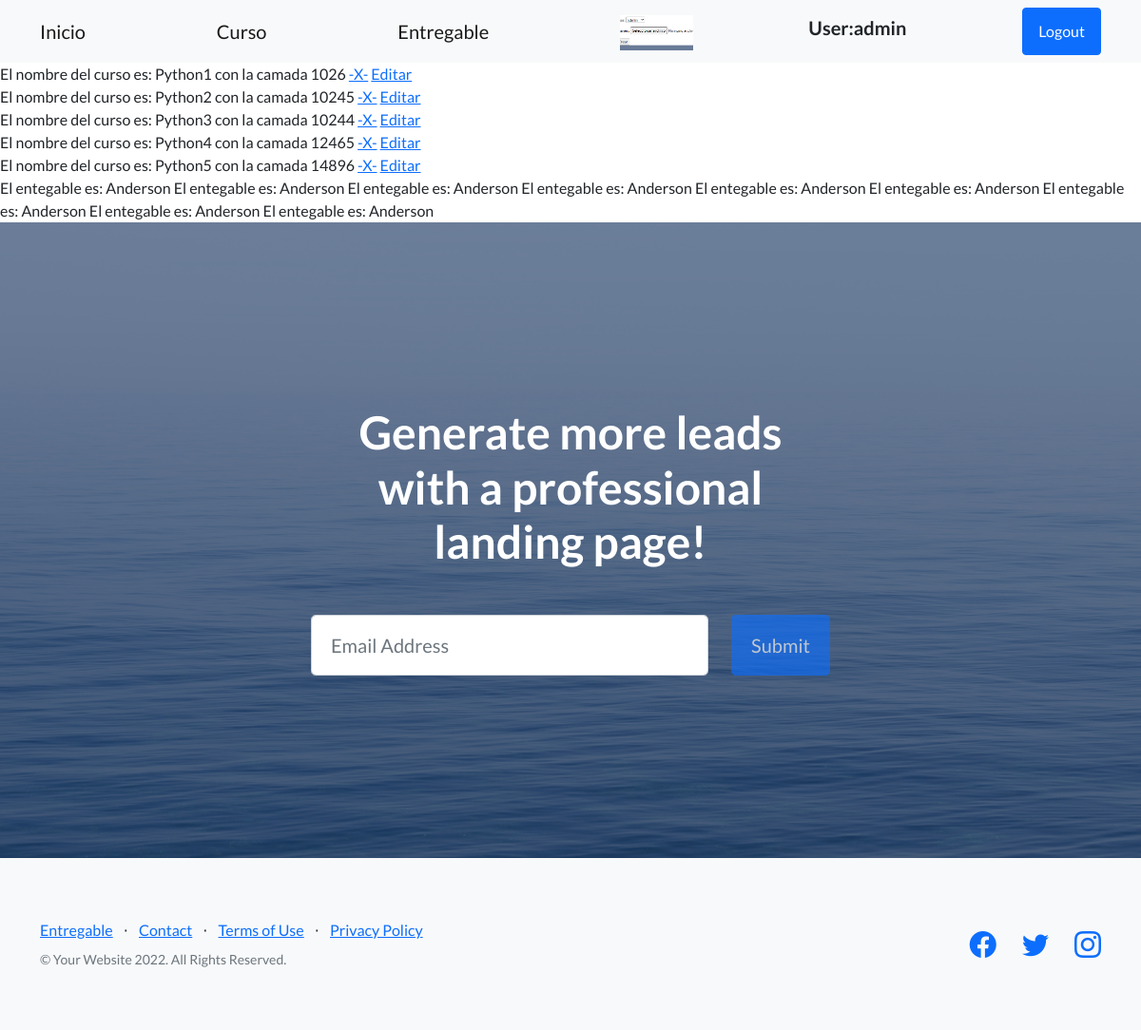
The page /AppCoder/curso/ (signed in) on the database its author committed.
### UserCoder/models.py (models this page shows)
class Avatar(models.Model):
    user = models.OneToOneField(User, on_delete=models.CASCADE)
    imagen = models.ImageField(upload_to='avatares', null=True, blank=True)

### AppCoder/models.py (models this page shows, shortened)
class Curso(models.Model):
    nombre = models.CharField(max_length=40)
    camada = models.IntegerField(unique=True)

class Entregable(models.Model):
    nombre = models.CharField(max_length=30)
    fecha_de_entrega = models.DateField()
    entregado = models.BooleanField()

### AppCoder/views.py (the view)
# urls.py: path('curso/', curso, name='AppCoderCurso'),
def curso(request):
    cursos = Curso.objects.all()
    entregables = Entregable.objects.all()
    contexto = {
        'object_list': cursos,
        'entregables': entregables
    }
    return render(request, 'AppCoder/curso.html', contexto)

### templates/AppCoder/curso.html (shortened to what this page needs)
{% extends 'index.html' %}
{% block inicio %}
    {% for curso in object_list %}
        El nombre del curso es: {{ curso.nombre }} con la camada {{ curso.camada }}
        <a href="{% url 'AppCoderEliminarCurso' curso.camada %}">-X-</a>
        <a href="{% url 'AppCoderEditarCurso' curso.camada %}"> Editar </a>
        <br>
    {% endfor %}
    {% for entregable in entregables %}
        El entegable es: {{ entregable.nombre }}
    {% endfor %}
{% endblock %}

### templates/base/navigation.html
<nav class="navbar navbar-light bg-light static-top">
    <div class="container">
        <a class="navbar-brand" href="{% url 'AppCoderInicio' %}">Inicio</a>
        <a class="navbar-brand" href="{% url 'AppCoderCurso' %}">Curso</a>
        <a class="navbar-brand" href="{% url 'AppCoderEntregable' %}">Entregable</a>
        {% if user.is_authenticated %}
            <img height="40px" src="{{ user.avatar.imagen.url }}" alt="">
            <h5>User:{{ user.get_username }}</h5>
            <a class="btn btn-primary" href="{% url 'UserCoderLogout' %}">Logout</a>
        {% else %}
            <a class="btn btn-primary" href="{% url 'UserCoderLogin' %}">Login</a>
            <a class="btn btn-primary" href="{% url 'UserCoderRegister' %}">Registro</a>
        {% endif %}
    </div>
</nav>

### rows shown on the page
Curso: nombre "Python1", camada "1026"
Curso: nombre "Python2", camada "10245"
Curso: nombre "Python3", camada "10244"
Curso: nombre "Python4", camada "12465"
Curso: nombre "Python5", camada "14896"
Entregable: nombre "Anderson"
Entregable: nombre "Anderson"
Entregable: nombre "Anderson"
Entregable: nombre "Anderson"
Entregable: nombre "Anderson"
Entregable: nombre "Anderson"
Entregable: nombre "Anderson"
Entregable: nombre "Anderson"
Entregable: nombre "Anderson"

### other values the page prints
{{ user.get_username }} "admin"
